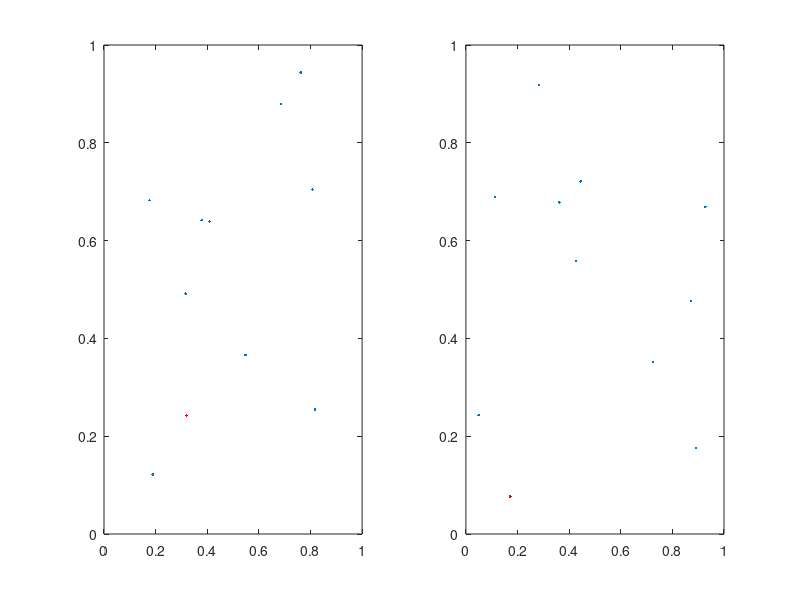

Reproduce this figure in MATLAB.
figure,
subplot(1,2,1),plot(rand(10,1),rand(10,1),'.'),hold on,p1=plot(rand(1),rand(1),'.r')
subplot(1,2,2),plot(rand(10,1),rand(10,1),'.'),hold on,p2=plot(rand(1),rand(1),'.r')

%# read the red coordinates - I should have stored them before plotting :)
x(1) = get(p1,'xdata');y(1)=get(p1,'ydata');x(2)=get(p2,'xdata');y(2)=get(p2,'ydata');

%# animate
for i=1:100,
   delta = randn(1,2)*0.01;
   x=x+delta(1);
   y=y+delta(2);
   set(p1,'xdata',x(1),'ydata',y(1));
   set(p2,'xdata',x(2),'ydata',y(2));
   pause(0.1),
   drawnow, %# I put this in case you take out the pause
end